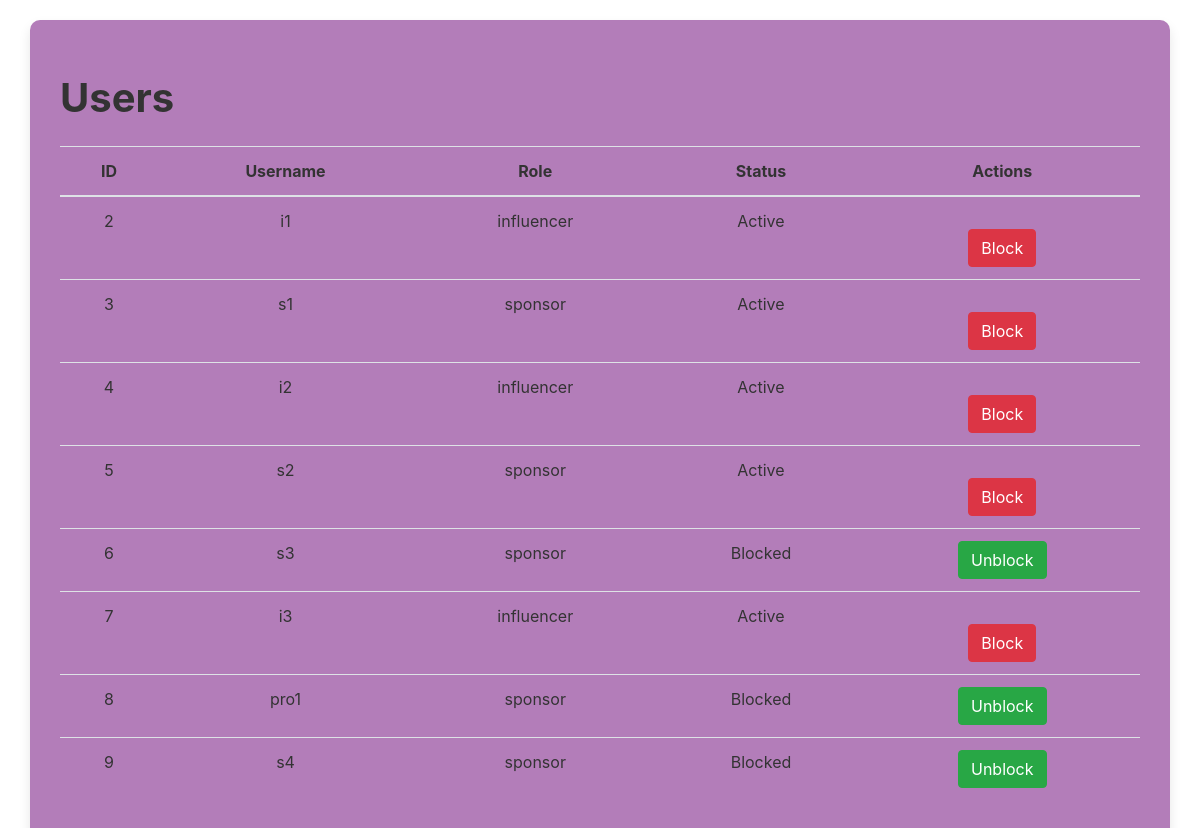
The app's page /admin/users (signed in) with its own data.
### app.py (models this page shows)
class User(db.Model, UserMixin):
    id = db.Column(db.Integer, primary_key=True)
    username = db.Column(db.String(150), unique=True, nullable=False)
    password = db.Column(db.String(150), nullable=False)
    role = db.Column(db.String(50), nullable=False)  # sponsor, influencer
    plateforms=db.Column(db.String(50), default="")#------for influencer
    followers=db.Column(db.String(50), default="")#--------for influencer
    is_blocked=db.Column(db.Boolean, default=False)#-------for influencer

### app.py (the view)
@app.route('/admin/users')
@login_required
def view_users():
    if current_user.role != 'admin':
        return redirect(url_for('home'))  # or any other page if user is not admin
    users = User.query.filter(User.role!='admin').all()
    return render_template('view_users.html', users=users)

### app.py (called while the page is built)
@login_manager.user_loader
def load_user(user_id):
    return User.query.get(int(user_id))

### templates/view_users.html (shortened to what this page needs)
<!DOCTYPE html>
<html lang="en">
<head>
    <link rel="stylesheet" href="https://maxcdn.bootstrapcdn.com/bootstrap/4.0.0/css/bootstrap.min.css">
</head>
<body>
    <div class="container">
        <h1 class="my-4">Users</h1>
        <table class="table">
            <thead>
                <tr>
                    <th>ID</th>
                    <th>Username</th>
                    <th>Role</th>
                    <th>Status</th>
                    <th>Actions</th>
                </tr>
            </thead>
            <tbody>
                {% for user in users %}
                    <tr>
                        <td>{{ user.id }}</td>
                        <td>{{ user.username }}</td>
                        <td>{{ user.role }}</td>
                        <td>{{ 'Blocked' if user.is_blocked else 'Active' }}</td>
                        <td>
                            {% if user.is_blocked %}
                                <form action="{{ url_for('unblock_user', user_id=user.id) }}" method="POST">
                                    <button type="submit" class="btn btn-success">Unblock</button>
                                </form>
                            {% else %}
                                <form action="{{ url_for('block_user', user_id=user.id) }}" method="POST">
                                    <button type="submit" class="btn btn-danger">Block</button>
                                </form>
                            {% endif %}
                        </td>
                    </tr>
                {% endfor %}
            </tbody>
        </table>
    </div>
</body>
</html>

### templates/view_users.html (style rules this page uses)
body { background-color: #fff; color: #333; padding: 20px; }
.container { background-color: #b37db9; border-radius: 10px; box-shadow: 0 6px 12px rgba(0, 0, 0, 0.1); padding: 30px; }
h1, h2 { color: #333; font-weight: bold; }
table { width: 100%; margin-top: 20px; }
table th, table td { padding: 10px; text-align: center; }
.btn-danger { background-color: #dc3545; border-color: #dc3545; }
.btn-success { background-color: #28a745; border-color: #28a745; }
.btn-danger { margin-top: 20px; }

### records on screen
User: id "2", username "i1", role "influencer", is_blocked "Active"
User: id "3", username "s1", role "sponsor", is_blocked "Active"
User: id "4", username "i2", role "influencer", is_blocked "Active"
User: id "5", username "s2", role "sponsor", is_blocked "Active"
User: id "6", username "s3", role "sponsor", is_blocked "Blocked"
User: id "7", username "i3", role "influencer", is_blocked "Active"
User: id "8", username "pro1", role "sponsor", is_blocked "Blocked"
User: id "9", username "s4", role "sponsor", is_blocked "Blocked"
